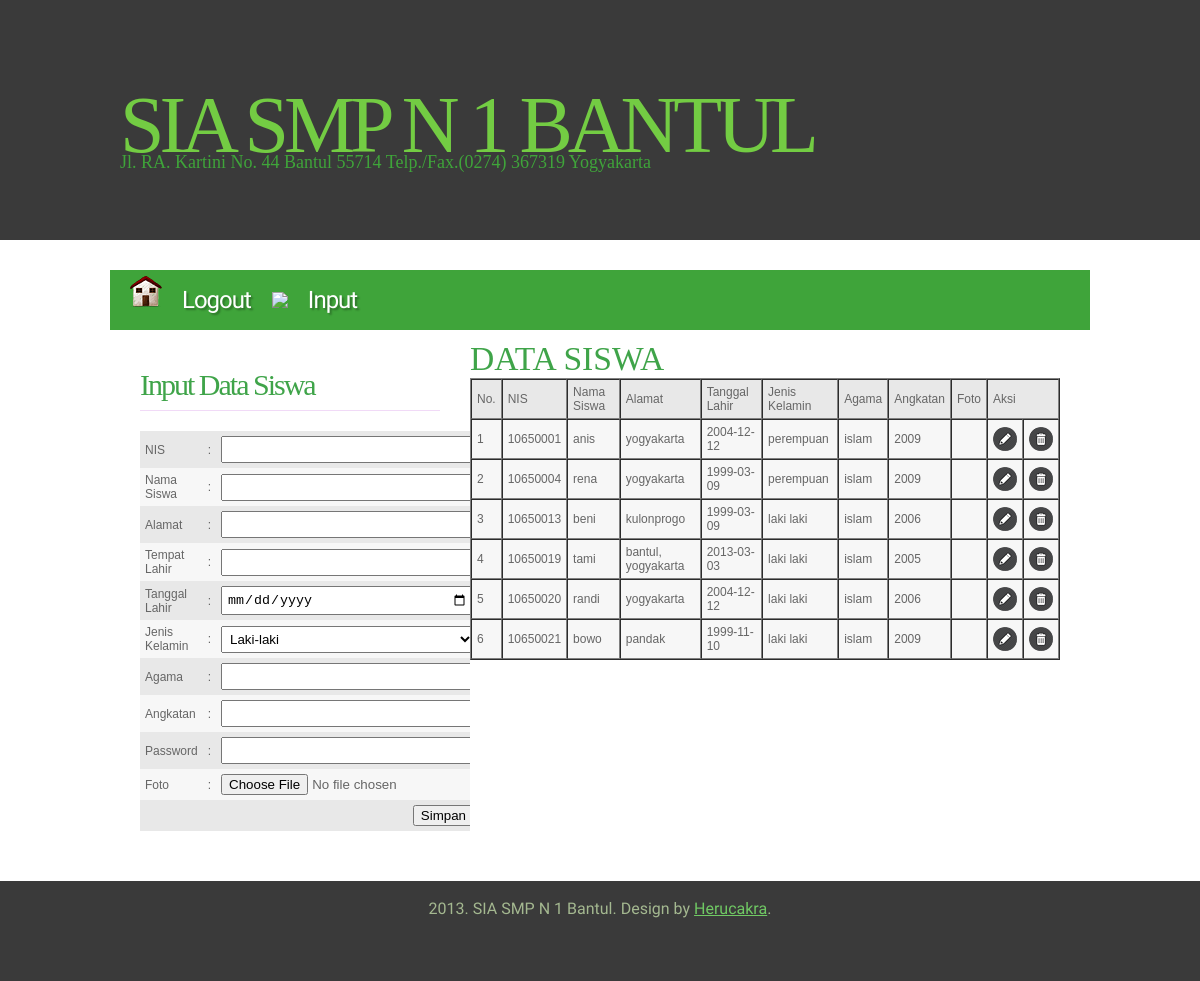
/data_siswa.php (signed in), run on the app's committed database.
### tables this page shows
CREATE TABLE IF NOT EXISTS `siswa` (
  `nis` varchar(10) NOT NULL,
  `nm_siswa` varchar(30) NOT NULL,
  `password` varchar(30) NOT NULL,
  `almt_siswa` text NOT NULL,
  `tmp_lahir` varchar(20) NOT NULL,
  `tgl_lahir` date NOT NULL,
  `jk` varchar(10) NOT NULL,
  `agama` varchar(10) NOT NULL,
  `th_ajar` varchar(10) NOT NULL,
  `angkatan` varchar(10) NOT NULL,
  PRIMARY KEY (`nis`)
);

### data_siswa.php (the view, shortened to what this page needs)
<html>
<head>
<link href="style.css" rel="stylesheet" type="text/css" media="screen" />
</head>
<body>
<div id="wrapper">
	<div id="header-wrapper">
		<div id="header">
			<div id="logo">
				<h1><a href="#">SIA SMP N 1 Bantul</a></h1>
				<p>Jl. RA. Kartini No. 44 Bantul 55714 Telp./Fax.(0274) 367319 Yogyakarta</p>
			</div>
		</div>
	</div>
	<div id="menu-wrapper">
		<ul id="menu">
		<li><a href="logout.php"><img src ="images/home.png" /><span>Logout</span></a></li>
		<li><img src ="images/nilai.png" /><span>Input</span></a>
		</li>
		</ul>
	</div>
	<div id="page">
		<div id="content">
			<div class="contentbg">
				<h2>DATA SISWA</h2>
<table border="1" cellpadding="5" cellspacing="0">
    <tbody>
        <tr class='dark'>
			<td>No.</td>
            <td>NIS</td>
			<td>Nama Siswa</td>
			<td>Alamat</td>
            <td>Tanggal Lahir</td>
            <td>Jenis Kelamin</td>
            <td>Agama</td>
            <td>Angkatan</td>
			<td>Foto</td>
			<td colspan="2">Aksi</td>
        </tr>
    <?php
    $query = mysql_query("select * from siswa");
    $no = 1;
    while ($data = mysql_fetch_array($query)) {
    ?>
        <tr class='light'>
		<td><?php echo $no; ?></td>
            <td><?php echo $data['nis']; ?></td>
            <td><?php echo $data['nm_siswa']; ?></td>
            <td><?php echo $data['almt_siswa']; ?></td>
            <td><?php echo $data['tgl_lahir']; ?></td>
			<td><?php echo $data['jk']; ?></td>
            <td><?php echo $data['agama']; ?></td>
			<td><?php echo $data['angkatan']; ?></td>
			<td><?php echo $data['gb']; ?></td>
            <td><a href="edit_siswa.php?nis=<?php echo $data['nis']; ?>"><img src ="images/edit.png" /></a></td>
			<td><a href="delete.php?nis=<?php echo $data['nis']; ?>"><img src ="images/bin.png" /></a></td>
        </tr>
    <?php
        $no++;
    }
		?>
				</tbody>
			</table>
		</div>
	</div>
		<div id="sidebar-bg">
			<div id="sidebar">
				<ul>
			<h2 class="title">Input Data Siswa</h2>
<form enctype="multipart/form-data" name="input_data" action="insert.php" method="post">
<table border="0" cellpadding="5" cellspacing="0">
    <tbody>
        <tr class='dark'>
            <td>NIS</td>
            <td>:</td>
            <td><input type="text" class="input" name="nis" required="required" /></td>
        </tr>
        <tr class='light'>
            <td>Nama Siswa</td>
            <td>:</td>
            <td><input type="text" class="input" name="nm_siswa" required="required" /></td>
        </tr>
        <tr class='dark'>
            <td>Alamat</td>
            <td>:</td>
            <td><input type="textarea" class="input" name="almt_siswa" required="required"> </textarea></td>
        </tr>
        <tr class='light'>
            <td>Tempat Lahir</td>
            <td>:</td>
            <td><input type="text" class="input" name="tmp_lahir" required="required" /></td>
        </tr>
        <tr class='dark'>
            <td>Tanggal Lahir</td>
            <td>:</td>
            <td><input type="date" class="input" name="tgl_lahir"  required="required" /></td>
        </tr>
		<tr class='light'>
			<td>Jenis Kelamin</td>
			<td>:</td>
			<td><select name="jk" class="input">
				<option value="L">Laki-laki</option>
				</select></td>
		</tr>
        <tr class='dark'>
            <td>Agama</td>
            <td>:</td>
            <td><input type="text" class="input" name="agama" required="required" /></td>
        </tr>
		<tr class='light'>
            <td>Angkatan</td>
            <td>:</td>
            <td><input type="year" class="input" name="angkatan" required="required" /></td>
        </tr>
        <tr class='dark'>
            <td>Password</td>
            <td>:</td>
            <td><input type="password" class="input" name="password" maxlength="14" required="required" /></td>
        </tr>
		<tr class='light'>
			<td>Foto</td>
			<td>:</td>
			<td><input type="file" name="gb" required="required" /></td>
		</tr>
        <tr class='dark'>
            <td align="right" colspan="3"><input type="submit" name="submit" value="Simpan" /></td>
        </tr>
    </tbody>
</table>
</form>
				</ul>
			</div>
		</div>
		<div style="clear: both;">&nbsp;</div>
</div>
	</div>
<div id="footer">
	<p>2013. SIA SMP N 1 Bantul. Design by <a href="http://www.smpn1bantul.net">Herucakra</a>.</p>
</div>
</body>
</html>

### style.css (style rules this page uses)
body { margin: 0; padding: 0; background: #FFFFFF; font-family: Arial, Helvetica, sans-serif; font-size: 14px; color: #181B20; }
h1, h2, h3 { margin: 0px; padding: 0px; font-family: 'Arvo', serif; font-weight: 400; color: #3FA449; }
table tbody { font-size: 12px; }
table tbody tr.light { color:#666666; background-color:#F7F7F7; }
table tbody tr.dark { color:#666666; background-color:#E8E8E8; }
h1 { font-size: 2em; }
h2 { font-size: 2.4em; }
p, ul, ol { margin-top: 0; line-height: 180%; }
a { text-decoration: none; color: #9C9A9A; }
#wrapper { margin: 0 auto; padding: 0; }
#header-wrapper { height: 240px; background: #3A3A3A; margin-bottom: 30px; }
#header { width: 960px; height: 240px; margin: 0 auto; }
#logo { width: 980px; height: 100px; margin: 0px auto; padding: 80px 0px 0px 0px; color: #3FA43A; }
#logo h1, #logo p { display: block; margin: 0px; padding: 0px; }
#logo h1 { letter-spacing: -5px; text-align: left; text-transform: uppercase; font-size: 80px; color: #3FA43A; }
#logo h1 a { color: #73CC43; }
#logo p { margin-top: -25px; text-align: left; font-family: 'Arvo', serif; font-size: 18px; }
#logo a { border: none; background: none; text-decoration: none; color: #3FA43A; }
#menu-wrapper { width: 980px; height: 60px; margin: 0px auto; padding: 0px; background: #3FA43A; }
#menu { margin: 0; padding: 0px 20px; list-style: none; line-height: 60px; letter-spacing: -1px; text-decoration: none; text-shadow: 2px 2px 2px rgba(0,0,0,.3); font-family: 'Abel', sans-serif; font-size: 24px; font-weight: normal; color: #FFFFFF; }
#menu li { float: left; margin-right: 1px; }
#menu a { display: block; float: left; height: 60px; margin: 0px; color: #FFFFFF; }
#menu span { padding: 0px 20px; }
#page { width: 980px; margin: 0px auto; padding: 0px; }
#content { float: right; width: 650px; }
#content .contentbg { width: 590px; padding: 10px 30px 0px 30px; }
.input { padding:4px; width:100%; }
#sidebar-bg { float: left; width: 330px; }
#sidebar { overflow: hidden; width: 300px; padding: 30px 30px 20px 30px; }
#sidebar ul { margin: 0; padding: 0; list-style: none; }
#sidebar h2 { height: 38px; margin-bottom: 20px; padding: 12px 0 0 0px; border-bottom: 1px solid #F1DAF7; letter-spacing: -2px; font-size: 30px; color: #3FA449; }
#footer { height: 100px; background: #3A3A3A; }
#footer p { margin: 0; padding-top: 18px; line-height: normal; text-align: center; font-family: 'Abel', sans-serif; font-size: 16px; color: #A4B890; }
#footer a { text-decoration: underline; color: #70C964; }

### data on the page
siswa: nis "10650001", nm_siswa "anis", almt_siswa "yogyakarta", tgl_lahir "2004-12-12", jk "perempuan", agama "islam", angkatan "2009"
siswa: nis "10650004", nm_siswa "rena", almt_siswa "yogyakarta", tgl_lahir "1999-03-09", jk "perempuan", agama "islam", angkatan "2009"
siswa: nis "10650013", nm_siswa "beni", almt_siswa "kulonprogo", tgl_lahir "1999-03-09", jk "laki laki", agama "islam", angkatan "2006"
siswa: nis "10650019", nm_siswa "tami", almt_siswa "bantul, yogyakarta", tgl_lahir "2013-03-03", jk "laki laki", agama "islam", angkatan "2005"
siswa: nis "10650020", nm_siswa "randi", almt_siswa "yogyakarta", tgl_lahir "2004-12-12", jk "laki laki", agama "islam", angkatan "2006"
siswa: nis "10650021", nm_siswa "bowo", almt_siswa "pandak", tgl_lahir "1999-11-10", jk "laki laki", agama "islam", angkatan "2009"
